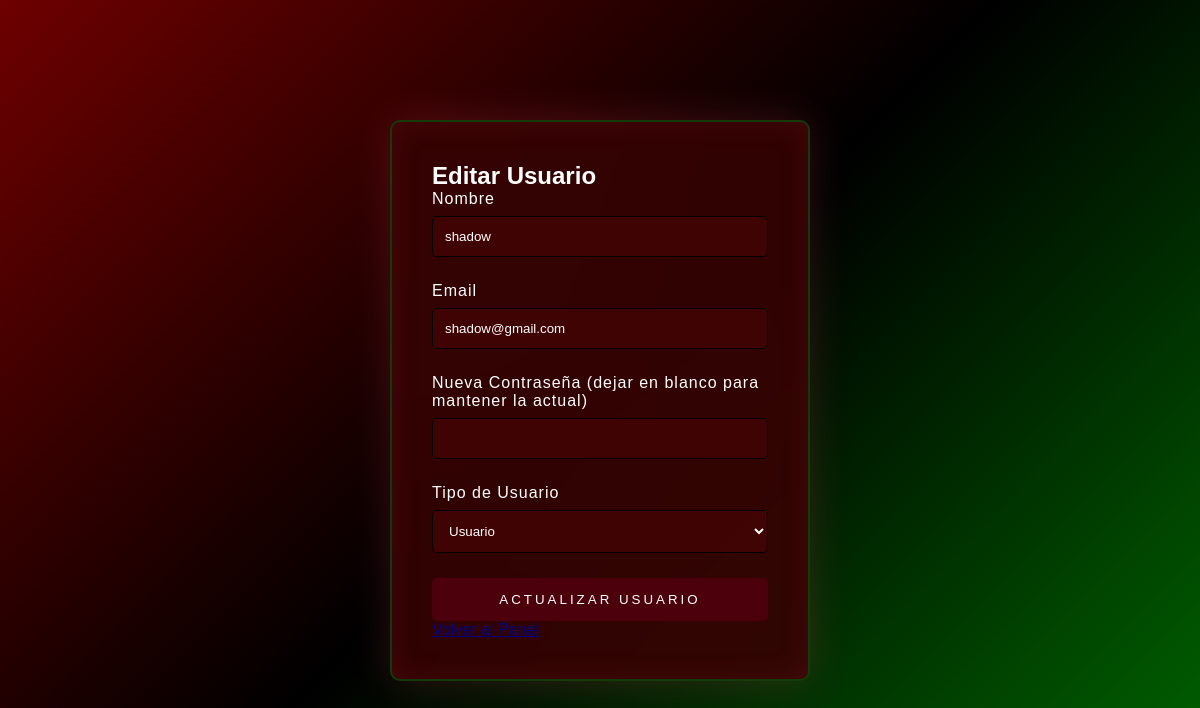
The app's page /controlador/editar_usuario.php?id=12 (signed in) with its own data.
### tables this page shows
CREATE TABLE `usuarios` (
  `id` int(11) NOT NULL,
  `nombre` varchar(100) NOT NULL,
  `email` varchar(100) NOT NULL,
  `password` varchar(255) NOT NULL,
  `tipo_usuario` enum('usuario','admin','adminvista','moderador') DEFAULT 'usuario',
  `fecha_registro` timestamp NOT NULL DEFAULT current_timestamp(),
  `ultimo_acceso` timestamp NULL DEFAULT NULL,
  `estado` enum('activo','inactivo') DEFAULT 'activo',
  `rango_id` int(11) DEFAULT NULL,
  `foto_perfil` varchar(255) DEFAULT NULL,
  `puntos` int(11) DEFAULT 0
);

### controlador/editar_usuario.php (the view, shortened to what this page needs)
<?php
require_once 'conexion.php';
$conexion = $conexion;
$id = filter_var($_GET['id'], FILTER_SANITIZE_NUMBER_INT);
$stmt = $conexion->prepare("SELECT * FROM usuarios WHERE id = ?");
$stmt->bind_param("i", $id);
$stmt->execute();
$usuario = $stmt->get_result()->fetch_assoc();
?>
<!DOCTYPE html>
<html lang="es">
<head>
    <link rel="stylesheet" href="../vista/css/administracion.css">
</head>
<body>
    <div class="container">
        <div class="page floating">
            <h2 style="color : white">Editar Usuario</h2>
            <form method="POST">
                <div class="input-group">
                    <label style="color : white">Nombre</label>
                    <input type="text" name="nombre" value="<?php echo htmlspecialchars($usuario['nombre']); ?>" required>
                </div>
                <div class="input-group">
                    <label style="color : white">Email</label>
                    <input type="email" name="email" value="<?php echo htmlspecialchars($usuario['email']); ?>" required>
                </div>
                <div class="input-group">
                    <label  style="color : white">Nueva Contraseña (dejar en blanco para mantener la actual)</label>
                    <input type="password" name="password">
                </div>
                <div class="input-group">
                    <label  style="color : white">Tipo de Usuario</label>
                    <select name="tipo_usuario" required>
                        <option value="usuario" <?php echo $usuario['tipo_usuario'] === 'usuario' ? 'selected' : ''; ?>>Usuario</option>
                    </select>
                </div>
                <button type="submit"  style="color : white">Actualizar Usuario</button>
                <div class="back-link">
                    <a href="usuarios.php"  style="color : darkblue">Volver al Panel</a>
                </div>
            </form>
        </div>
    </div>
</body>
</html>

### vista/css/administracion.css (style rules this page uses)
* { margin: 0; padding: 0; box-sizing: border-box; font-family: 'Arial', sans-serif; }
body { background-color: #1a1a1a; color: #ffffff; display: flex; min-height: 100vh; }

### controlador/editar_usuario.php (style rules this page uses)
body { display: flex; justify-content: center; align-items: center; background: linear-gradient(135deg, #6e0000ff 0%, #000000ff , darkgreen 100%); font-family: 'Roboto Mono', monospace; color: #7700008f; }
.container { display: flex; justify-content: center; align-items: center; min-height: 100vh; background: radial-gradient(circle at center, rgba(233, 69, 96, 0.1), transparent 70%); }
.page.floating { background: rgba(54, 3, 3, 0.9); border: 2px solid #025f0e9a; border-radius: 10px; box-shadow: 0 0 40px rgba(233, 69, 96, 0.2), inset 0 0 30px rgba(233, 69, 96, 0.1); padding: 40px; width: 420px; backdrop-filter: blur(10px); position: relative; overflow: hidden; }
.input-group { margin-bottom: 25px; position: relative; }
.input-group label { display: block; margin-bottom: 8px; color: #4b0000b7; font-weight: 300; letter-spacing: 1px; }
.input-group input, .input-group select { width: 100%; padding: 12px; background: rgba(71, 4, 4, 0.7); border: 1px solid #000000ff; color: #ffffff; border-radius: 5px; transition: all 0.3s ease; }
button { width: 100%; padding: 14px; background: #4b000cff; color: #ffffff; border: none; border-radius: 5px; text-transform: uppercase; letter-spacing: 3px; cursor: pointer; transition: all 0.3s ease; }

### records on screen
usuarios: nombre "shadow", email "shadow@gmail.com", tipo_usuario "Usuario"
